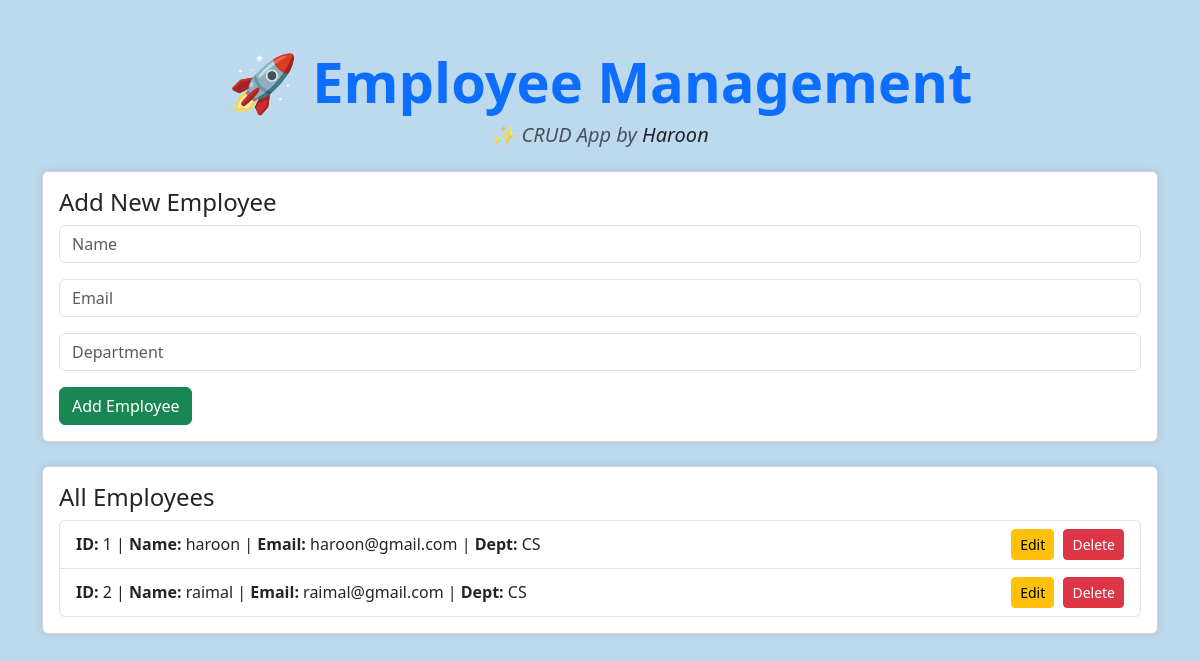
Before: / with the older database file.
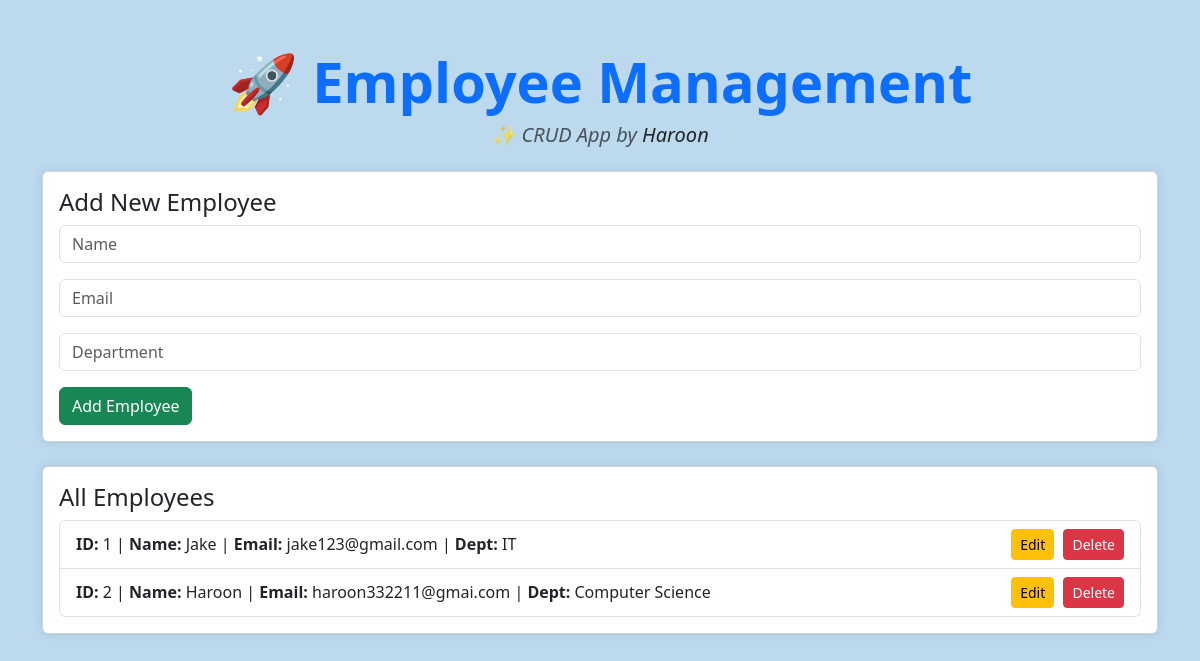
After: the same page with the newer database file.
### models.py (models this page shows, shortened)
class Employee(db.Model):
    id=db.Column(db.Integer,primary_key=True)
    name=db.Column(db.String(60),nullable=False)
    email=db.Column(db.String(60),nullable=False,unique=True)
    department=db.Column(db.String(60),nullable=False)

### app.py (the view, shortened to what this page needs)
@app.route('/',methods=['GET','POST'])
def home():
    employees = Employee.query.all()
    return render_template('index.html',employees=employees)

### templates/index.html (shortened to what this page needs)
<!DOCTYPE html>
<html>
<head>
    <link href="https://cdn.jsdelivr.net/npm/bootstrap@5.3.3/dist/css/bootstrap.min.css" rel="stylesheet">
</head>
<body>
    <div class="container mt-5">
       <h1 class="text-center mb-2 fw-bold text-primary display-4">🚀 Employee Management</h1>
<h5 class="text-center text-muted mb-4 fst-italic">✨ CRUD App by <span class="text-dark">Haroon</span></h5>
        <div class="card mb-4">
            <div class="card-body">
                {% if edit_emp %}
                    <h4 class="card-title">Update Employee</h4>
                    <form method="POST" action="/edit/{{ edit_emp.id }}">
                        <div class="mb-3">
                            <input type="text" class="form-control" name="name" value="{{ edit_emp.name }}" required>
                        </div>
                        <div class="mb-3">
                            <input type="email" class="form-control" name="email" value="{{ edit_emp.email }}" required>
                        </div>
                        <div class="mb-3">
                            <input type="text" class="form-control" name="department" value="{{ edit_emp.department }}" required>
                        </div>
                        <button type="submit" class="btn btn-primary btn-space">Update</button>
                        <a href="/" class="btn btn-secondary">Cancel</a>
                    </form>
                {% else %}
                    <h4 class="card-title">Add New Employee</h4>
                    <form method="POST" action="/">
                        <div class="mb-3">
                            <input type="text" class="form-control" name="name" placeholder="Name" required>
                        </div>
                        <div class="mb-3">
                            <input type="email" class="form-control" name="email" placeholder="Email" required>
                        </div>
                        <div class="mb-3">
                            <input type="text" class="form-control" name="department" placeholder="Department" required>
                        </div>
                        <button type="submit" class="btn btn-success">Add Employee</button>
                    </form>
                {% endif %}
            </div>
        </div>
        <div class="card">
            <div class="card-body">
                <h4 class="card-title">All Employees</h4>
                {% if employees %}
                    <ul class="list-group">
                        {% for emp in employees %}
                            <li class="list-group-item d-flex justify-content-between align-items-center">
                                <div>
                                    <strong>ID:</strong> {{ emp.id }} |
                                    <strong>Name:</strong> {{ emp.name }} |
                                    <strong>Email:</strong> {{ emp.email }} |
                                    <strong>Dept:</strong> {{ emp.department }}
                                </div>
                                <div>
                                    <a href="/edit/{{ emp.id }}" class="btn btn-sm btn-warning btn-space">Edit</a>
                                    <a href="/delete/{{ emp.id }}" class="btn btn-sm btn-danger" onclick="return confirm('Are you sure?')">Delete</a>
                                </div>
                            </li>
                        {% endfor %}
                    </ul>
                {% else %}
                    <p class="text-muted">No employees found.</p>
                {% endif %}
            </div>
        </div>
    </div>
</body>
</html>

### templates/index.html (style rules this page uses)
body { background-color: #bcd9ee; }
.card { box-shadow: 0 0 10px rgba(0, 0, 0, 0.1); }
.btn-space { margin-right: 5px; }

Changed rows visible on the page:
changed Employee id 1: name "haroon" → "Jake"; email "haroon@gmail.com" → "jake123@gmail.com"; department "CS" → "IT"
changed Employee id 2: name "raimal" → "Haroon"; email "raimal@gmail.com" → "haroon332211@gmai.com"; department "CS" → "Computer Science"
